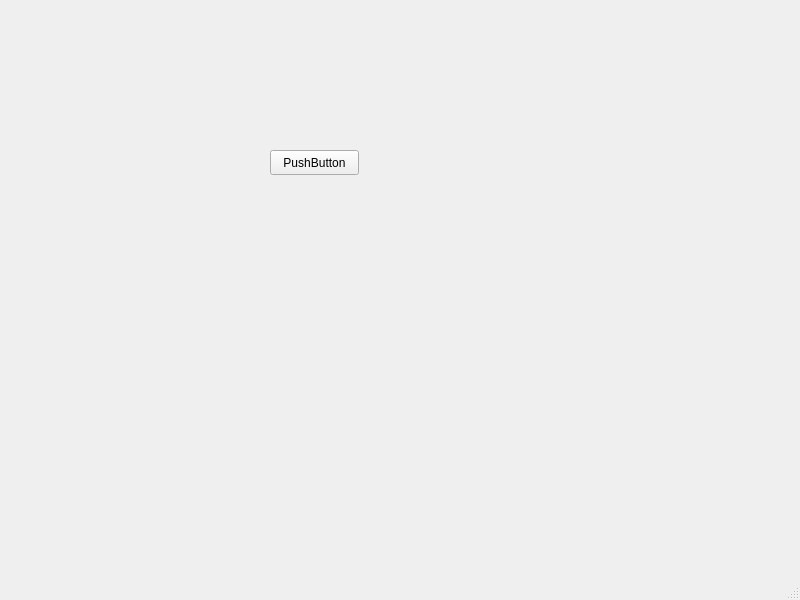
<?xml version="1.0" encoding="UTF-8"?>
<ui version="4.0">
 <class>MainWindow</class>
 <widget class="QMainWindow" name="MainWindow">
  <property name="geometry">
   <rect>
    <x>0</x>
    <y>0</y>
    <width>800</width>
    <height>600</height>
   </rect>
  </property>
  <property name="windowTitle">
   <string>MainWindow</string>
  </property>
  <widget class="QWidget" name="centralwidget">
   <widget class="QPushButton" name="pushButton">
    <property name="geometry">
     <rect>
      <x>270</x>
      <y>150</y>
      <width>89</width>
      <height>25</height>
     </rect>
    </property>
    <property name="text">
     <string>PushButton</string>
    </property>
   </widget>
  </widget>
  <widget class="QMenuBar" name="menubar">
   <property name="geometry">
    <rect>
     <x>0</x>
     <y>0</y>
     <width>800</width>
     <height>22</height>
    </rect>
   </property>
  </widget>
  <widget class="QStatusBar" name="statusbar"/>
 </widget>
 <resources/>
 <connections/>
</ui>
